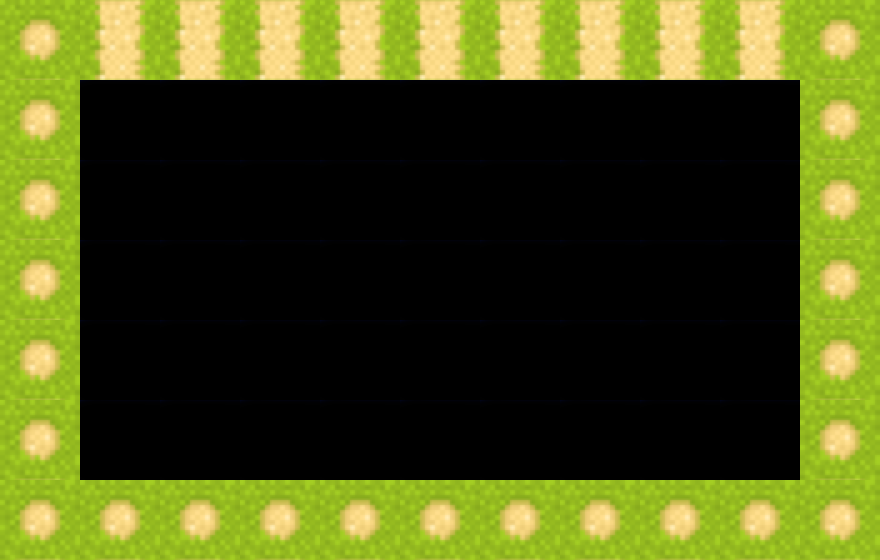

The image is a tile-based game level rendered from a .tmx file. Its description and source (layers, tilesets, objects; grid data summarised) follow:
An orthogonal 11x7 tile map with 80x80 px tiles, 1 tile layer (baseLayer).

<map version="1.0" orientation="orthogonal" width="11" height="7" tilewidth="80" tileheight="80">
 <tileset firstgid="1" name="kusa-tuti" tilewidth="80" tileheight="80">
  <image source="kusa-tuti.png" width="80" height="400" />
  <tile id="0">
   <properties>
    <property name="Attr" value="0" />
   </properties>
  </tile>
  <tile id="1">
   <properties>
    <property name="Attr" value="100" />
   </properties>
  </tile>
  <tile id="4">
   <properties>
    <property name="Attr" value="1" />
   </properties>
  </tile>
 </tileset>
 <layer name="baseLayer" width="11" height="7">
  <data>[77 cells, 77 non-empty, 3 distinct tile ids]</data>
 </layer>
</map>
